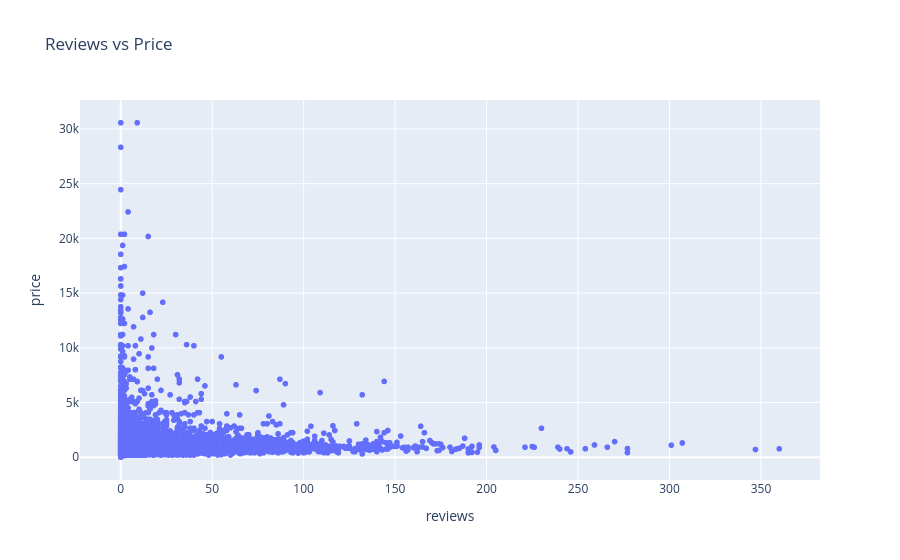

Notebook source saved alongside this figure:
### Code cell
fig = px.scatter(df, x='reviews', y='price', title='Reviews vs Price')
fig.show()

### Figure 1 — Plotly figure (JSON) as saved in the notebook; plotly's stock layout.template omitted (floating-point values rounded to 4 significant figures; data arrays with more than 128 entries replaced by an {"elided": "..."} marker saying what was removed)
{"data": [{"hovertemplate": "reviews=%{x}<br>price=%{y}<extra></extra>", "legendgroup": "", "marker": {"color": "#636efa", "symbol": "circle"}, "mode": "markers", "name": "", "showlegend": false, "type": "scattergl", "x": {"elided": "10116 int values"}, "xaxis": "x", "y": {"elided": "10116 float values"}, "yaxis": "y"}], "layout": {"legend": {"tracegroupgap": 0}, "title": {"text": "Reviews vs Price"}, "xaxis": {"anchor": "y", "domain": [0, 1], "title": {"text": "reviews"}}, "yaxis": {"anchor": "x", "domain": [0, 1], "title": {"text": "price"}}}}
